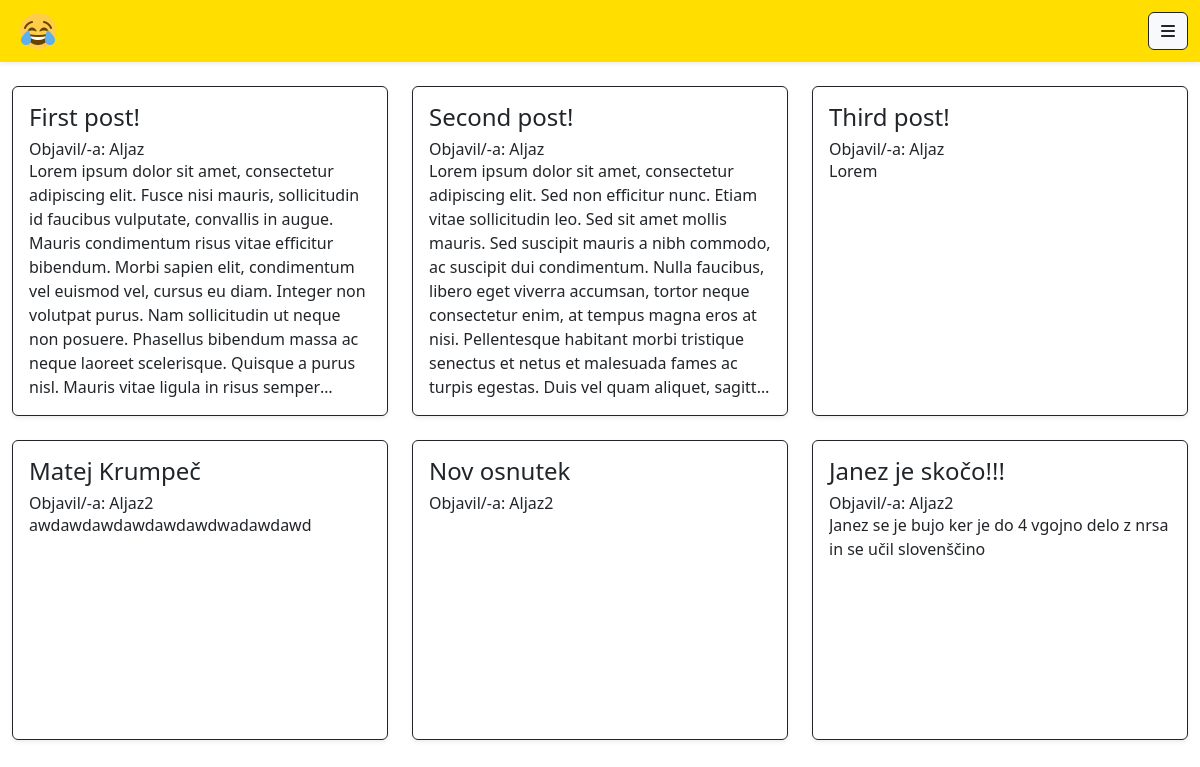
/recents, run on the app's committed database.
### tables this page shows
CREATE TABLE `posts` (
  `contentUUID` varchar(36) NOT NULL,
  `userUUID` varchar(36) NOT NULL,
  `title` varchar(60) NOT NULL,
  `body` text NOT NULL,
  `category` int(11) NOT NULL,
  `public` tinyint(1) NOT NULL,
  `created` datetime NOT NULL,
  `modified` datetime NOT NULL
);

CREATE TABLE `users` (
  `userUUID` varchar(36) NOT NULL,
  `username` varchar(30) NOT NULL,
  `email` varchar(320) NOT NULL,
  `password` varchar(60) NOT NULL,
  `created` datetime NOT NULL,
  `verified` tinyint(1) NOT NULL,
  `admin` tinyint(1) NOT NULL,
  `locked` int(11) NOT NULL
);

### htdocs/template/recents.html.php (the view, shortened to what this page needs)
<?php
    require_once 'php/db.php';
    $sqlContent = "SELECT posts.title, posts.body, users.username FROM posts JOIN users ON posts.userUUID = users.userUUID WHERE posts.public = 1 ORDER BY posts.created;";
    $resultContent = mysqli_query($link, $sqlContent);
    $posts = mysqli_fetch_all($resultContent, MYSQLI_ASSOC);
?>
<div class="container-fluid my-4">
    <div class="row g-4">
        <?php
        foreach ($posts as $post) {
            echo "<div class='col-md-4'>";
                echo "<div class='card h-100 shadow-sm border-dark' style='min-height: 300px;'>";
                    echo "<div class='card-body d-flex flex-column'>";
                        echo "<h4 class='card-title'>" . htmlspecialchars($post['title']) . "</h4>";
                        echo "<h6 class='card-text mb-0'> Objavil/-a:  " . htmlspecialchars($post['username']) . "</h6>";
                        echo "<p class='card-text mb-0 truncate-multiline'>" . nl2br(htmlspecialchars($post['body'])) . "</p>";
                    echo "</div>";
                echo "</div>";
            echo "</div>";
        }
        ?>
    </div>
</div>
<?php
$content=ob_get_clean();
require "template/layout.html.php";
?>

### htdocs/index.php (shortened to what this page needs)
<?php
require_once 'template/php/auth.php';
$page = $_GET['page'] ?? '';
switch ($page) {
  case 'recents':
    include 'template/recents.html.php';
    break;
}
?>

### htdocs/template/layout.html.php (shortened to what this page needs)
<!DOCTYPE HTML>
<html>
    <head>
        <link href="https://cdn.jsdelivr.net/npm/bootstrap@5.3.5/dist/css/bootstrap.min.css" rel="stylesheet">
        <link rel="stylesheet" type="text/css" href="template/css/stylesheet.css">
        <link rel="stylesheet" href="https://cdnjs.cloudflare.com/ajax/libs/font-awesome/6.5.0/css/all.min.css">
    </head>
    <body>
        <nav class="navbar navbar-expand-lg sticky-top shadow-sm color">
            <div class="container-fluid">
                <a class="navbar-brand mx-2" href="/"><img src='../img/vici.si.png' alt="logo" type="image/png"></img></a>
                <div class="collapse navbar-collapse" id="navbarNav">
                    <div class="ms-auto d-flex">
                        <?php
                            echo "
                            <div class='dropdown'>
                                <button class='btn btn-light btn-outline-dark dropdown-toggle' type='button' id='dropdownMenuButton' data-bs-toggle='dropdown' aria-expanded='false'>
                                    <i class='fa fa-bars'></i>
                                </button>
                                <div class='dropdown-menu dropdown-menu-end' aria-labelledby='dropdownMenuButton'>
                            ";
                            echo "
                                </div>
                            </div>
                            ";
                        ?>
                    </div>
                </div>
            </div>
        </nav>
        <?php
            echo $content;
        ?>
    </body>
</html>

### htdocs/template/layout.html.php (style rules this page uses)
body { background-image: url('../img/bg.jpg'); background-size: cover; background-repeat: no-repeat; background-attachment: fixed; }
.dropdown-toggle::after { display: none !important; }
.truncate-multiline { display: -webkit-box; -webkit-line-clamp: 10; line-clamp: 10; -webkit-box-orient: vertical; overflow: hidden; }
.color { background-color:#FFDE00; color: white; }

### data on the page
posts: title "First post!", userUUID.username "Aljaz", body "Lorem ipsum dolor sit amet, consectetur adipiscing elit. Fusce nisi mauris, sollicitudin id faucibus vulputate, convallis in augue. Mauris condimentum risus vitae efficitur bibendum. Morbi sapien elit, condimentum vel euismod vel, cursus eu diam. Integer non volutpat purus. Nam sollicitudin ut neque non posuere. Phasellus bibendum massa ac neque laoreet scelerisque. Quisque a purus nisl. Mauris vitae ligula in risus…"
posts: title "Second post!", userUUID.username "Aljaz", body "Lorem ipsum dolor sit amet, consectetur adipiscing elit. Sed non efficitur nunc. Etiam vitae sollicitudin leo. Sed sit amet mollis mauris. Sed suscipit mauris a nibh commodo, ac suscipit dui condimentum. Nulla faucibus, libero eget viverra accumsan, tortor neque consectetur enim, at tempus magna eros at nisi. Pellentesque habitant morbi tristique senectus et netus et malesuada fames ac turpis egestas. Duis vel quam aliquet,…"
posts: title "Third post!", userUUID.username "Aljaz", body "Lorem"
posts: title "Matej Krumpeč", userUUID.username "Aljaz2", body "awdawdawdawdawdawdwadawdawd"
posts: title "Nov osnutek", userUUID.username "Aljaz2"
posts: title "Janez je skočo!!!", userUUID.username "Aljaz2", body "Janez se je bujo ker je do 4 vgojno delo z nrsa in se učil slovenščino"
